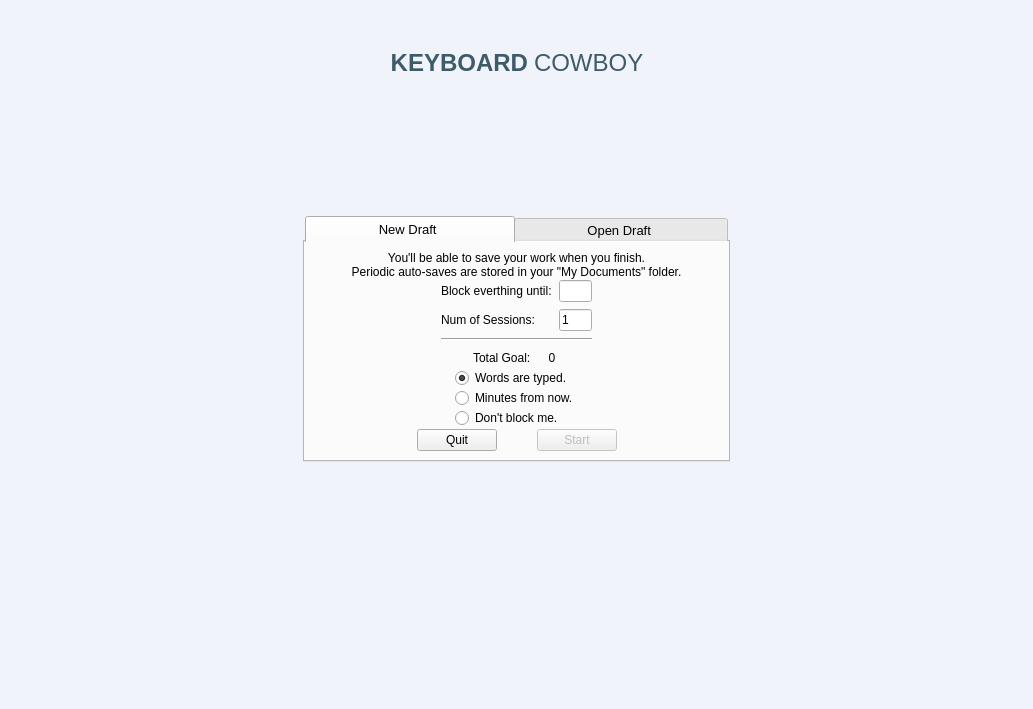
<?xml version="1.0" encoding="UTF-8"?>
<ui version="4.0">
 <class>optionWindow</class>
 <widget class="QMainWindow" name="optionWindow">
  <property name="geometry">
   <rect>
    <x>0</x>
    <y>0</y>
    <width>1033</width>
    <height>709</height>
   </rect>
  </property>
  <property name="palette">
   <palette>
    <active>
     <colorrole role="WindowText">
      <brush brushstyle="SolidPattern">
       <color alpha="255">
        <red>0</red>
        <green>0</green>
        <blue>0</blue>
       </color>
      </brush>
     </colorrole>
     <colorrole role="Base">
      <brush brushstyle="SolidPattern">
       <color alpha="255">
        <red>255</red>
        <green>255</green>
        <blue>255</blue>
       </color>
      </brush>
     </colorrole>
     <colorrole role="Window">
      <brush brushstyle="SolidPattern">
       <color alpha="255">
        <red>241</red>
        <green>243</green>
        <blue>250</blue>
       </color>
      </brush>
     </colorrole>
    </active>
    <inactive>
     <colorrole role="WindowText">
      <brush brushstyle="SolidPattern">
       <color alpha="255">
        <red>0</red>
        <green>0</green>
        <blue>0</blue>
       </color>
      </brush>
     </colorrole>
     <colorrole role="Base">
      <brush brushstyle="SolidPattern">
       <color alpha="255">
        <red>255</red>
        <green>255</green>
        <blue>255</blue>
       </color>
      </brush>
     </colorrole>
     <colorrole role="Window">
      <brush brushstyle="SolidPattern">
       <color alpha="255">
        <red>241</red>
        <green>243</green>
        <blue>250</blue>
       </color>
      </brush>
     </colorrole>
    </inactive>
    <disabled>
     <colorrole role="WindowText">
      <brush brushstyle="SolidPattern">
       <color alpha="255">
        <red>120</red>
        <green>120</green>
        <blue>120</blue>
       </color>
      </brush>
     </colorrole>
     <colorrole role="Base">
      <brush brushstyle="SolidPattern">
       <color alpha="255">
        <red>241</red>
        <green>243</green>
        <blue>250</blue>
       </color>
      </brush>
     </colorrole>
     <colorrole role="Window">
      <brush brushstyle="SolidPattern">
       <color alpha="255">
        <red>241</red>
        <green>243</green>
        <blue>250</blue>
       </color>
      </brush>
     </colorrole>
    </disabled>
   </palette>
  </property>
  <property name="font">
   <font>
    <family>MS Shell Dlg 2</family>
    <pointsize>10</pointsize>
   </font>
  </property>
  <property name="windowTitle">
   <string>optionWindow</string>
  </property>
  <property name="animated">
   <bool>true</bool>
  </property>
  <property name="documentMode">
   <bool>false</bool>
  </property>
  <property name="tabShape">
   <enum>QTabWidget::Triangular</enum>
  </property>
  <widget class="QWidget" name="centralwidget">
   <property name="enabled">
    <bool>true</bool>
   </property>
   <property name="font">
    <font>
     <family>Arial</family>
     <pointsize>14</pointsize>
     <weight>50</weight>
     <bold>false</bold>
    </font>
   </property>
   <layout class="QHBoxLayout" name="centralLayout">
    <item>
     <layout class="QHBoxLayout" name="mainLayoutH" stretch="5,4,5">
      <item>
       <spacer name="mainSpacerL">
        <property name="orientation">
         <enum>Qt::Horizontal</enum>
        </property>
        <property name="sizeHint" stdset="0">
         <size>
          <width>0</width>
          <height>0</height>
         </size>
        </property>
       </spacer>
      </item>
      <item>
       <layout class="QVBoxLayout" name="centerLayoutV" stretch="0,1,5,9,9">
        <item>
         <spacer name="centerSpacerU">
          <property name="orientation">
           <enum>Qt::Vertical</enum>
          </property>
          <property name="sizeHint" stdset="0">
           <size>
            <width>20</width>
            <height>40</height>
           </size>
          </property>
         </spacer>
        </item>
        <item>
         <layout class="QHBoxLayout" name="titleLayoutH">
          <item>
           <spacer name="titleSpacerL">
            <property name="orientation">
             <enum>Qt::Horizontal</enum>
            </property>
            <property name="sizeHint" stdset="0">
             <size>
              <width>40</width>
              <height>20</height>
             </size>
            </property>
           </spacer>
          </item>
          <item>
           <widget class="QLabel" name="titleLblL">
            <property name="palette">
             <palette>
              <active>
               <colorrole role="WindowText">
                <brush brushstyle="SolidPattern">
                 <color alpha="255">
                  <red>62</red>
                  <green>91</green>
                  <blue>105</blue>
                 </color>
                </brush>
               </colorrole>
              </active>
              <inactive>
               <colorrole role="WindowText">
                <brush brushstyle="SolidPattern">
                 <color alpha="255">
                  <red>62</red>
                  <green>91</green>
                  <blue>105</blue>
                 </color>
                </brush>
               </colorrole>
              </inactive>
              <disabled>
               <colorrole role="WindowText">
                <brush brushstyle="SolidPattern">
                 <color alpha="255">
                  <red>120</red>
                  <green>120</green>
                  <blue>120</blue>
                 </color>
                </brush>
               </colorrole>
              </disabled>
             </palette>
            </property>
            <property name="font">
             <font>
              <family>Arial</family>
              <pointsize>18</pointsize>
              <weight>75</weight>
              <bold>true</bold>
             </font>
            </property>
            <property name="text">
             <string>KEYBOARD</string>
            </property>
            <property name="textFormat">
             <enum>Qt::RichText</enum>
            </property>
            <property name="alignment">
             <set>Qt::AlignRight|Qt::AlignTrailing|Qt::AlignVCenter</set>
            </property>
            <property name="wordWrap">
             <bool>false</bool>
            </property>
           </widget>
          </item>
          <item>
           <widget class="QLabel" name="titleLblR">
            <property name="palette">
             <palette>
              <active>
               <colorrole role="WindowText">
                <brush brushstyle="SolidPattern">
                 <color alpha="255">
                  <red>62</red>
                  <green>91</green>
                  <blue>105</blue>
                 </color>
                </brush>
               </colorrole>
              </active>
              <inactive>
               <colorrole role="WindowText">
                <brush brushstyle="SolidPattern">
                 <color alpha="255">
                  <red>62</red>
                  <green>91</green>
                  <blue>105</blue>
                 </color>
                </brush>
               </colorrole>
              </inactive>
              <disabled>
               <colorrole role="WindowText">
                <brush brushstyle="SolidPattern">
                 <color alpha="255">
                  <red>120</red>
                  <green>120</green>
                  <blue>120</blue>
                 </color>
                </brush>
               </colorrole>
              </disabled>
             </palette>
            </property>
            <property name="font">
             <font>
              <family>Arial</family>
              <pointsize>18</pointsize>
              <weight>50</weight>
              <bold>false</bold>
             </font>
            </property>
            <property name="text">
             <string>COWBOY</string>
            </property>
           </widget>
          </item>
          <item>
           <spacer name="titleSpacerR">
            <property name="orientation">
             <enum>Qt::Horizontal</enum>
            </property>
            <property name="sizeHint" stdset="0">
             <size>
              <width>40</width>
              <height>20</height>
             </size>
            </property>
           </spacer>
          </item>
         </layout>
        </item>
        <item>
         <spacer name="centerSpacerC">
          <property name="orientation">
           <enum>Qt::Vertical</enum>
          </property>
          <property name="sizeHint" stdset="0">
           <size>
            <width>20</width>
            <height>40</height>
           </size>
          </property>
         </spacer>
        </item>
        <item>
         <widget class="QTabWidget" name="tabWidget">
          <property name="palette">
           <palette>
            <active>
             <colorrole role="Base">
              <brush brushstyle="SolidPattern">
               <color alpha="255">
                <red>255</red>
                <green>255</green>
                <blue>255</blue>
               </color>
              </brush>
             </colorrole>
             <colorrole role="Window">
              <brush brushstyle="SolidPattern">
               <color alpha="255">
                <red>255</red>
                <green>255</green>
                <blue>255</blue>
               </color>
              </brush>
             </colorrole>
            </active>
            <inactive>
             <colorrole role="Base">
              <brush brushstyle="SolidPattern">
               <color alpha="255">
                <red>255</red>
                <green>255</green>
                <blue>255</blue>
               </color>
              </brush>
             </colorrole>
             <colorrole role="Window">
              <brush brushstyle="SolidPattern">
               <color alpha="255">
                <red>255</red>
                <green>255</green>
                <blue>255</blue>
               </color>
              </brush>
             </colorrole>
            </inactive>
            <disabled>
             <colorrole role="Base">
              <brush brushstyle="SolidPattern">
               <color alpha="255">
                <red>255</red>
                <green>255</green>
                <blue>255</blue>
               </color>
              </brush>
             </colorrole>
             <colorrole role="Window">
              <brush brushstyle="SolidPattern">
               <color alpha="255">
                <red>255</red>
                <green>255</green>
                <blue>255</blue>
               </color>
              </brush>
             </colorrole>
            </disabled>
           </palette>
          </property>
          <property name="font">
           <font>
            <pointsize>10</pointsize>
           </font>
          </property>
          <property name="tabletTracking">
           <bool>false</bool>
          </property>
          <property name="focusPolicy">
           <enum>Qt::TabFocus</enum>
          </property>
          <property name="layoutDirection">
           <enum>Qt::LeftToRight</enum>
          </property>
          <property name="autoFillBackground">
           <bool>false</bool>
          </property>
          <property name="styleSheet">
           <string notr="true">

QTabWidget::tab-bar:top {
    top: 1px;
	left: 2px
}</string>
          </property>
          <property name="tabPosition">
           <enum>QTabWidget::North</enum>
          </property>
          <property name="tabShape">
           <enum>QTabWidget::Rounded</enum>
          </property>
          <property name="currentIndex">
           <number>0</number>
          </property>
          <property name="iconSize">
           <size>
            <width>100</width>
            <height>40</height>
           </size>
          </property>
          <property name="elideMode">
           <enum>Qt::ElideNone</enum>
          </property>
          <property name="usesScrollButtons">
           <bool>false</bool>
          </property>
          <property name="documentMode">
           <bool>false</bool>
          </property>
          <property name="tabsClosable">
           <bool>false</bool>
          </property>
          <property name="movable">
           <bool>false</bool>
          </property>
          <property name="tabBarAutoHide">
           <bool>false</bool>
          </property>
          <widget class="QWidget" name="newDraftTab">
           <property name="layoutDirection">
            <enum>Qt::LeftToRight</enum>
           </property>
           <attribute name="title">
            <string>                 New Draft                  </string>
           </attribute>
           <layout class="QVBoxLayout" name="ndCentralLayout">
            <item>
             <layout class="QVBoxLayout" name="ndMainLayoutV" stretch="0,0,0,0,10,0,7,0,7,0">
              <property name="spacing">
               <number>0</number>
              </property>
              <item>
               <spacer name="ndMainSpacer1">
                <property name="orientation">
                 <enum>Qt::Vertical</enum>
                </property>
                <property name="sizeHint" stdset="0">
                 <size>
                  <width>20</width>
                  <height>40</height>
                 </size>
                </property>
               </spacer>
              </item>
              <item>
               <widget class="QLabel" name="ndLbl1">
                <property name="font">
                 <font>
                  <pointsize>9</pointsize>
                 </font>
                </property>
                <property name="text">
                 <string>You'll be able to save your work when you finish.</string>
                </property>
                <property name="alignment">
                 <set>Qt::AlignCenter</set>
                </property>
               </widget>
              </item>
              <item>
               <widget class="QLabel" name="ndLbl2">
                <property name="font">
                 <font>
                  <pointsize>9</pointsize>
                 </font>
                </property>
                <property name="text">
                 <string>Periodic auto-saves are stored in your &quot;My Documents&quot; folder.</string>
                </property>
                <property name="alignment">
                 <set>Qt::AlignCenter</set>
                </property>
               </widget>
              </item>
              <item>
               <spacer name="ndMainSpacer2">
                <property name="orientation">
                 <enum>Qt::Vertical</enum>
                </property>
                <property name="sizeHint" stdset="0">
                 <size>
                  <width>20</width>
                  <height>40</height>
                 </size>
                </property>
               </spacer>
              </item>
              <item>
               <layout class="QHBoxLayout" name="ndBlockInputLayoutHO" stretch="5,6,5">
                <item>
                 <spacer name="ndBlockInputSpacerL">
                  <property name="orientation">
                   <enum>Qt::Horizontal</enum>
                  </property>
                  <property name="sizeHint" stdset="0">
                   <size>
                    <width>40</width>
                    <height>20</height>
                   </size>
                  </property>
                 </spacer>
                </item>
                <item>
                 <layout class="QVBoxLayout" name="ndBlockInputLayoutVO" stretch="0,0,0">
                  <property name="spacing">
                   <number>7</number>
                  </property>
                  <item>
                   <layout class="QHBoxLayout" name="ndBlockInputLayoutHI">
                    <item>
                     <layout class="QVBoxLayout" name="ndBlockInputLayoutVIL">
                      <item>
                       <widget class="QLabel" name="ndBlockInputLbl">
                        <property name="font">
                         <font>
                          <pointsize>9</pointsize>
                         </font>
                        </property>
                        <property name="text">
                         <string>Block everthing until:</string>
                        </property>
                       </widget>
                      </item>
                      <item>
                       <widget class="QLabel" name="ndSessionInputLbl">
                        <property name="font">
                         <font>
                          <pointsize>9</pointsize>
                         </font>
                        </property>
                        <property name="text">
                         <string>Num of Sessions:</string>
                        </property>
                       </widget>
                      </item>
                     </layout>
                    </item>
                    <item>
                     <spacer name="ndBlockInputSpacerBetween">
                      <property name="orientation">
                       <enum>Qt::Horizontal</enum>
                      </property>
                      <property name="sizeHint" stdset="0">
                       <size>
                        <width>40</width>
                        <height>20</height>
                       </size>
                      </property>
                     </spacer>
                    </item>
                    <item>
                     <layout class="QVBoxLayout" name="ndBlockInputLayoutVIR">
                      <item>
                       <widget class="QLineEdit" name="ndBlockInput">
                        <property name="frame">
                         <bool>true</bool>
                        </property>
                       </widget>
                      </item>
                      <item>
                       <widget class="QLineEdit" name="ndSessionInput">
                        <property name="text">
                         <string>1</string>
                        </property>
                        <property name="frame">
                         <bool>true</bool>
                        </property>
                       </widget>
                      </item>
                     </layout>
                    </item>
                   </layout>
                  </item>
                  <item>
                   <widget class="Line" name="ndTotalBlockLine">
                    <property name="orientation">
                     <enum>Qt::Horizontal</enum>
                    </property>
                   </widget>
                  </item>
                  <item>
                   <layout class="QHBoxLayout" name="ndTotalBlockLayoutH" stretch="6,4,1,3,6">
                    <item>
                     <spacer name="ndTotalBlockSpacerL">
                      <property name="orientation">
                       <enum>Qt::Horizontal</enum>
                      </property>
                      <property name="sizeHint" stdset="0">
                       <size>
                        <width>40</width>
                        <height>20</height>
                       </size>
                      </property>
                     </spacer>
                    </item>
                    <item>
                     <widget class="QLabel" name="ndTotalBlockLbl">
                      <property name="font">
                       <font>
                        <pointsize>9</pointsize>
                       </font>
                      </property>
                      <property name="text">
                       <string>Total Goal:</string>
                      </property>
                     </widget>
                    </item>
                    <item>
                     <spacer name="ndTotalBlockSpacerB">
                      <property name="orientation">
                       <enum>Qt::Horizontal</enum>
                      </property>
                      <property name="sizeHint" stdset="0">
                       <size>
                        <width>40</width>
                        <height>20</height>
                       </size>
                      </property>
                     </spacer>
                    </item>
                    <item>
                     <widget class="QLabel" name="ndTotalBlockTxt">
                      <property name="font">
                       <font>
                        <pointsize>9</pointsize>
                       </font>
                      </property>
                      <property name="text">
                       <string>0</string>
                      </property>
                      <property name="alignment">
                       <set>Qt::AlignCenter</set>
                      </property>
                     </widget>
                    </item>
                    <item>
                     <spacer name="ndTotalBlockSpacerR">
                      <property name="orientation">
                       <enum>Qt::Horizontal</enum>
                      </property>
                      <property name="sizeHint" stdset="0">
                       <size>
                        <width>40</width>
                        <height>20</height>
                       </size>
                      </property>
                     </spacer>
                    </item>
                   </layout>
                  </item>
                 </layout>
                </item>
                <item>
                 <spacer name="ndBlockInputSpacerR">
                  <property name="orientation">
                   <enum>Qt::Horizontal</enum>
                  </property>
                  <property name="sizeHint" stdset="0">
                   <size>
                    <width>40</width>
                    <height>20</height>
                   </size>
                  </property>
                 </spacer>
                </item>
               </layout>
              </item>
              <item>
               <spacer name="ndMainSpacer3">
                <property name="orientation">
                 <enum>Qt::Vertical</enum>
                </property>
                <property name="sizeHint" stdset="0">
                 <size>
                  <width>20</width>
                  <height>40</height>
                 </size>
                </property>
               </spacer>
              </item>
              <item>
               <layout class="QHBoxLayout" name="ndBlockInputLayoutH_3" stretch="5,0,5">
                <item>
                 <spacer name="ndBlockInputSpacerL_3">
                  <property name="orientation">
                   <enum>Qt::Horizontal</enum>
                  </property>
                  <property name="sizeHint" stdset="0">
                   <size>
                    <width>40</width>
                    <height>20</height>
                   </size>
                  </property>
                 </spacer>
                </item>
                <item>
                 <layout class="QVBoxLayout" name="ndRadioLayoutV">
                  <item>
                   <widget class="QRadioButton" name="ndWordRadioBtn">
                    <property name="font">
                     <font>
                      <pointsize>9</pointsize>
                     </font>
                    </property>
                    <property name="text">
                     <string>Words are typed.</string>
                    </property>
                    <property name="checked">
                     <bool>true</bool>
                    </property>
                   </widget>
                  </item>
                  <item>
                   <widget class="QRadioButton" name="ndMntRadioBtn">
                    <property name="font">
                     <font>
                      <pointsize>9</pointsize>
                     </font>
                    </property>
                    <property name="text">
                     <string>Minutes from now.</string>
                    </property>
                    <property name="checked">
                     <bool>false</bool>
                    </property>
                   </widget>
                  </item>
                  <item>
                   <widget class="QRadioButton" name="ndFreeRadioBtn">
                    <property name="font">
                     <font>
                      <pointsize>9</pointsize>
                     </font>
                    </property>
                    <property name="text">
                     <string>Don't block me.</string>
                    </property>
                    <property name="checked">
                     <bool>false</bool>
                    </property>
                   </widget>
                  </item>
                 </layout>
                </item>
                <item>
                 <spacer name="ndBlockInputSpacerR_3">
                  <property name="orientation">
                   <enum>Qt::Horizontal</enum>
                  </property>
                  <property name="sizeHint" stdset="0">
                   <size>
                    <width>40</width>
                    <height>20</height>
                   </size>
                  </property>
                 </spacer>
                </item>
               </layout>
              </item>
              <item>
               <spacer name="ndMainSpacer4">
                <property name="orientation">
                 <enum>Qt::Vertical</enum>
                </property>
                <property name="sizeHint" stdset="0">
                 <size>
                  <width>20</width>
                  <height>40</height>
                 </size>
                </property>
               </spacer>
              </item>
              <item>
               <layout class="QHBoxLayout" name="ndBtnLayoutH" stretch="6,0,0,0,6">
                <item>
                 <spacer name="ndBtnSpacerL">
                  <property name="orientation">
                   <enum>Qt::Horizontal</enum>
                  </property>
                  <property name="sizeHint" stdset="0">
                   <size>
                    <width>40</width>
                    <height>20</height>
                   </size>
                  </property>
                 </spacer>
                </item>
                <item>
                 <widget class="QPushButton" name="ndQuitBtn">
                  <property name="font">
                   <font>
                    <family>MS Shell Dlg 2</family>
                    <pointsize>9</pointsize>
                   </font>
                  </property>
                  <property name="text">
                   <string>Quit</string>
                  </property>
                 </widget>
                </item>
                <item>
                 <spacer name="ndBtnSpacerM">
                  <property name="orientation">
                   <enum>Qt::Horizontal</enum>
                  </property>
                  <property name="sizeHint" stdset="0">
                   <size>
                    <width>40</width>
                    <height>20</height>
                   </size>
                  </property>
                 </spacer>
                </item>
                <item>
                 <widget class="QPushButton" name="ndStartBtn">
                  <property name="enabled">
                   <bool>false</bool>
                  </property>
                  <property name="font">
                   <font>
                    <family>MS Shell Dlg 2</family>
                    <pointsize>9</pointsize>
                   </font>
                  </property>
                  <property name="text">
                   <string>Start</string>
                  </property>
                 </widget>
                </item>
                <item>
                 <spacer name="ndBtnSpacerR">
                  <property name="orientation">
                   <enum>Qt::Horizontal</enum>
                  </property>
                  <property name="sizeHint" stdset="0">
                   <size>
                    <width>40</width>
                    <height>20</height>
                   </size>
                  </property>
                 </spacer>
                </item>
               </layout>
              </item>
              <item>
               <spacer name="ndMainSpacer5">
                <property name="orientation">
                 <enum>Qt::Vertical</enum>
                </property>
                <property name="sizeHint" stdset="0">
                 <size>
                  <width>20</width>
                  <height>40</height>
                 </size>
                </property>
               </spacer>
              </item>
             </layout>
            </item>
           </layout>
          </widget>
          <widget class="QWidget" name="openDraftTab">
           <attribute name="title">
            <string>                 Open Draft                  </string>
           </attribute>
           <layout class="QHBoxLayout" name="odCentralLayout">
            <item>
             <layout class="QVBoxLayout" name="odMainLayoutH" stretch="0,0,0,7,0,7,0,7,0">
              <property name="spacing">
               <number>0</number>
              </property>
              <item>
               <spacer name="odMainSpacer1">
                <property name="orientation">
                 <enum>Qt::Vertical</enum>
                </property>
                <property name="sizeHint" stdset="0">
                 <size>
                  <width>20</width>
                  <height>40</height>
                 </size>
                </property>
               </spacer>
              </item>
              <item>
               <layout class="QHBoxLayout" name="odFileLayout" stretch="2,10,1,3,2">
                <item>
                 <spacer name="odFileSpacerL">
                  <property name="orientation">
                   <enum>Qt::Horizontal</enum>
                  </property>
                  <property name="sizeHint" stdset="0">
                   <size>
                    <width>40</width>
                    <height>20</height>
                   </size>
                  </property>
                 </spacer>
                </item>
                <item>
                 <widget class="QLineEdit" name="odFilePathTxt">
                  <property name="readOnly">
                   <bool>true</bool>
                  </property>
                 </widget>
                </item>
                <item>
                 <spacer name="odFileSpacerM">
                  <property name="orientation">
                   <enum>Qt::Horizontal</enum>
                  </property>
                  <property name="sizeHint" stdset="0">
                   <size>
                    <width>40</width>
                    <height>20</height>
                   </size>
                  </property>
                 </spacer>
                </item>
                <item>
                 <widget class="QPushButton" name="odBrowseBtn">
                  <property name="font">
                   <font>
                    <pointsize>9</pointsize>
                   </font>
                  </property>
                  <property name="text">
                   <string>Browse...</string>
                  </property>
                 </widget>
                </item>
                <item>
                 <spacer name="odFileSpacerR">
                  <property name="orientation">
                   <enum>Qt::Horizontal</enum>
                  </property>
                  <property name="sizeHint" stdset="0">
                   <size>
                    <width>40</width>
                    <height>20</height>
                   </size>
                  </property>
                 </spacer>
                </item>
               </layout>
              </item>
              <item>
               <spacer name="odMainSpacer2">
                <property name="orientation">
                 <enum>Qt::Vertical</enum>
                </property>
                <property name="sizeHint" stdset="0">
                 <size>
                  <width>20</width>
                  <height>40</height>
                 </size>
                </property>
               </spacer>
              </item>
              <item>
               <layout class="QHBoxLayout" name="odBlockInputLayoutH" stretch="5,6,5">
                <item>
                 <spacer name="odBlockInputSpacerL">
                  <property name="orientation">
                   <enum>Qt::Horizontal</enum>
                  </property>
                  <property name="sizeHint" stdset="0">
                   <size>
                    <width>40</width>
                    <height>20</height>
                   </size>
                  </property>
                 </spacer>
                </item>
                <item>
                 <layout class="QVBoxLayout" name="odBlockInputLayoutVO" stretch="0,0,0">
                  <property name="spacing">
                   <number>7</number>
                  </property>
                  <item>
                   <layout class="QHBoxLayout" name="odBlockInputLayoutHI">
                    <item>
                     <layout class="QVBoxLayout" name="odBlockInputLayoutVIL">
                      <item>
                       <widget class="QLabel" name="odBlockInputLbl">
                        <property name="font">
                         <font>
                          <pointsize>9</pointsize>
                         </font>
                        </property>
                        <property name="text">
                         <string>Block everthing until:</string>
                        </property>
                       </widget>
                      </item>
                      <item>
                       <widget class="QLabel" name="odSessionInputLbl">
                        <property name="font">
                         <font>
                          <pointsize>9</pointsize>
                         </font>
                        </property>
                        <property name="text">
                         <string>Num of Sessions:</string>
                        </property>
                       </widget>
                      </item>
                     </layout>
                    </item>
                    <item>
                     <spacer name="odBlockInputSpacerBetween">
                      <property name="orientation">
                       <enum>Qt::Horizontal</enum>
                      </property>
                      <property name="sizeHint" stdset="0">
                       <size>
                        <width>40</width>
                        <height>20</height>
                       </size>
                      </property>
                     </spacer>
                    </item>
                    <item>
                     <layout class="QVBoxLayout" name="odBlockInputLayoutVIR">
                      <item>
                       <widget class="QLineEdit" name="odBlockInput">
                        <property name="frame">
                         <bool>true</bool>
                        </property>
                       </widget>
                      </item>
                      <item>
                       <widget class="QLineEdit" name="odSessionInput">
                        <property name="text">
                         <string>1</string>
                        </property>
                        <property name="frame">
                         <bool>true</bool>
                        </property>
                       </widget>
                      </item>
                     </layout>
                    </item>
                   </layout>
                  </item>
                  <item>
                   <widget class="Line" name="odTotalBlockLine">
                    <property name="orientation">
                     <enum>Qt::Horizontal</enum>
                    </property>
                   </widget>
                  </item>
                  <item>
                   <layout class="QHBoxLayout" name="odTotalBlockLayoutH" stretch="6,4,1,3,6">
                    <item>
                     <spacer name="odTotalBlockSpacerL">
                      <property name="orientation">
                       <enum>Qt::Horizontal</enum>
                      </property>
                      <property name="sizeHint" stdset="0">
                       <size>
                        <width>40</width>
                        <height>20</height>
                       </size>
                      </property>
                     </spacer>
                    </item>
                    <item>
                     <widget class="QLabel" name="odTotalBlockLbl">
                      <property name="font">
                       <font>
                        <pointsize>9</pointsize>
                       </font>
                      </property>
                      <property name="text">
                       <string>Total Goal:</string>
                      </property>
                     </widget>
                    </item>
                    <item>
                     <spacer name="odTotalBlockSpacerB">
                      <property name="orientation">
                       <enum>Qt::Horizontal</enum>
                      </property>
                      <property name="sizeHint" stdset="0">
                       <size>
                        <width>40</width>
                        <height>20</height>
                       </size>
                      </property>
                     </spacer>
                    </item>
                    <item>
                     <widget class="QLabel" name="odTotalBlockTxt">
                      <property name="font">
                       <font>
                        <pointsize>9</pointsize>
                       </font>
                      </property>
                      <property name="text">
                       <string>0</string>
                      </property>
                      <property name="alignment">
                       <set>Qt::AlignCenter</set>
                      </property>
                     </widget>
                    </item>
                    <item>
                     <spacer name="odTotalBlockSpacerR">
                      <property name="orientation">
                       <enum>Qt::Horizontal</enum>
                      </property>
                      <property name="sizeHint" stdset="0">
                       <size>
                        <width>40</width>
                        <height>20</height>
                       </size>
                      </property>
                     </spacer>
                    </item>
                   </layout>
                  </item>
                 </layout>
                </item>
                <item>
                 <spacer name="odBlockInputSpacerR">
                  <property name="orientation">
                   <enum>Qt::Horizontal</enum>
                  </property>
                  <property name="sizeHint" stdset="0">
                   <size>
                    <width>40</width>
                    <height>20</height>
                   </size>
                  </property>
                 </spacer>
                </item>
               </layout>
              </item>
              <item>
               <spacer name="odMainSpacer3">
                <property name="orientation">
                 <enum>Qt::Vertical</enum>
                </property>
                <property name="sizeHint" stdset="0">
                 <size>
                  <width>20</width>
                  <height>40</height>
                 </size>
                </property>
               </spacer>
              </item>
              <item>
               <layout class="QHBoxLayout" name="odBlockInputLayoutH_2" stretch="5,0,5">
                <item>
                 <spacer name="odBlockInputSpacerL_2">
                  <property name="orientation">
                   <enum>Qt::Horizontal</enum>
                  </property>
                  <property name="sizeHint" stdset="0">
                   <size>
                    <width>40</width>
                    <height>20</height>
                   </size>
                  </property>
                 </spacer>
                </item>
                <item>
                 <layout class="QVBoxLayout" name="odRadioLayoutV">
                  <item>
                   <widget class="QRadioButton" name="odWordRadioBtn">
                    <property name="font">
                     <font>
                      <pointsize>9</pointsize>
                     </font>
                    </property>
                    <property name="text">
                     <string>Words are typed.</string>
                    </property>
                    <property name="checked">
                     <bool>true</bool>
                    </property>
                   </widget>
                  </item>
                  <item>
                   <widget class="QRadioButton" name="odMntRadioBtn">
                    <property name="font">
                     <font>
                      <pointsize>9</pointsize>
                     </font>
                    </property>
                    <property name="text">
                     <string>Minutes from now.</string>
                    </property>
                    <property name="checked">
                     <bool>false</bool>
                    </property>
                   </widget>
                  </item>
                  <item>
                   <widget class="QRadioButton" name="odFreeRadioBtn">
                    <property name="font">
                     <font>
                      <pointsize>9</pointsize>
                     </font>
                    </property>
                    <property name="text">
                     <string>Don't block me.</string>
                    </property>
                    <property name="checked">
                     <bool>false</bool>
                    </property>
                   </widget>
                  </item>
                 </layout>
                </item>
                <item>
                 <spacer name="odBlockInputSpacerR_4">
                  <property name="orientation">
                   <enum>Qt::Horizontal</enum>
                  </property>
                  <property name="sizeHint" stdset="0">
                   <size>
                    <width>40</width>
                    <height>20</height>
                   </size>
                  </property>
                 </spacer>
                </item>
               </layout>
              </item>
              <item>
               <spacer name="odMainSpacer4">
                <property name="orientation">
                 <enum>Qt::Vertical</enum>
                </property>
                <property name="sizeHint" stdset="0">
                 <size>
                  <width>20</width>
                  <height>40</height>
                 </size>
                </property>
               </spacer>
              </item>
              <item>
               <layout class="QHBoxLayout" name="odBtnLayoutH" stretch="6,0,0,0,6">
                <item>
                 <spacer name="ddBtnSpacerL">
                  <property name="orientation">
                   <enum>Qt::Horizontal</enum>
                  </property>
                  <property name="sizeHint" stdset="0">
                   <size>
                    <width>40</width>
                    <height>20</height>
                   </size>
                  </property>
                 </spacer>
                </item>
                <item>
                 <widget class="QPushButton" name="odQuitBtn">
                  <property name="font">
                   <font>
                    <family>MS Shell Dlg 2</family>
                    <pointsize>9</pointsize>
                   </font>
                  </property>
                  <property name="text">
                   <string>Quit</string>
                  </property>
                 </widget>
                </item>
                <item>
                 <spacer name="ddBtnSpacerM">
                  <property name="orientation">
                   <enum>Qt::Horizontal</enum>
                  </property>
                  <property name="sizeHint" stdset="0">
                   <size>
                    <width>40</width>
                    <height>20</height>
                   </size>
                  </property>
                 </spacer>
                </item>
                <item>
                 <widget class="QPushButton" name="odStartBtn">
                  <property name="enabled">
                   <bool>false</bool>
                  </property>
                  <property name="font">
                   <font>
                    <family>MS Shell Dlg 2</family>
                    <pointsize>9</pointsize>
                   </font>
                  </property>
                  <property name="text">
                   <string>Start</string>
                  </property>
                 </widget>
                </item>
                <item>
                 <spacer name="odBtnSpacerR">
                  <property name="orientation">
                   <enum>Qt::Horizontal</enum>
                  </property>
                  <property name="sizeHint" stdset="0">
                   <size>
                    <width>40</width>
                    <height>20</height>
                   </size>
                  </property>
                 </spacer>
                </item>
               </layout>
              </item>
              <item>
               <spacer name="odMainSpacer5">
                <property name="orientation">
                 <enum>Qt::Vertical</enum>
                </property>
                <property name="sizeHint" stdset="0">
                 <size>
                  <width>20</width>
                  <height>40</height>
                 </size>
                </property>
               </spacer>
              </item>
             </layout>
            </item>
           </layout>
          </widget>
         </widget>
        </item>
        <item>
         <spacer name="centerSpacerD">
          <property name="orientation">
           <enum>Qt::Vertical</enum>
          </property>
          <property name="sizeHint" stdset="0">
           <size>
            <width>20</width>
            <height>40</height>
           </size>
          </property>
         </spacer>
        </item>
       </layout>
      </item>
      <item>
       <spacer name="mainSpacerR">
        <property name="orientation">
         <enum>Qt::Horizontal</enum>
        </property>
        <property name="sizeHint" stdset="0">
         <size>
          <width>0</width>
          <height>0</height>
         </size>
        </property>
       </spacer>
      </item>
     </layout>
    </item>
   </layout>
  </widget>
 </widget>
 <resources/>
 <connections/>
</ui>
